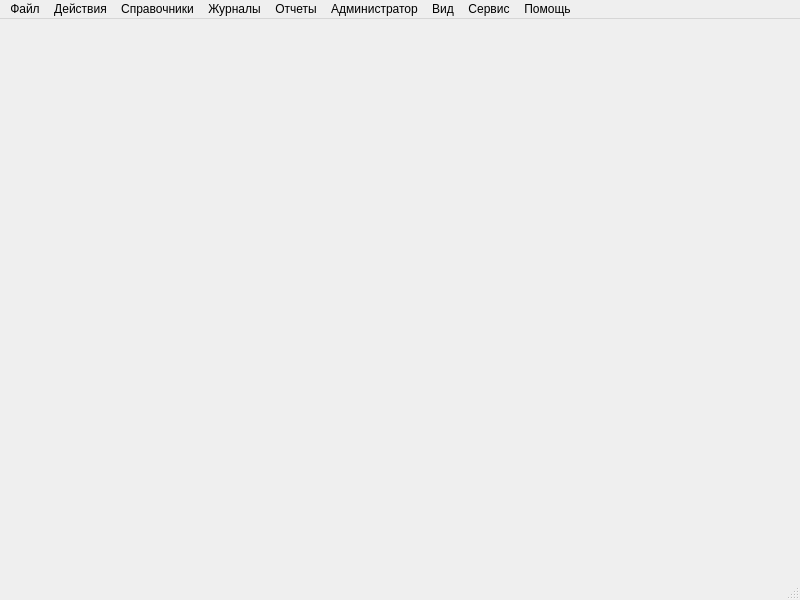
<?xml version="1.0" encoding="UTF-8"?>
<ui version="4.0">
 <class>uiMainWindow_posadmin</class>
 <widget class="QMainWindow" name="uiMainWindow_posadmin">
  <property name="geometry">
   <rect>
    <x>0</x>
    <y>0</y>
    <width>800</width>
    <height>600</height>
   </rect>
  </property>
  <property name="windowTitle">
   <string>MainWindow</string>
  </property>
  <property name="windowIcon">
   <iconset resource="resources.qrc">
    <normaloff>:/icons/icons/icon.ico</normaloff>:/icons/icons/icon.ico</iconset>
  </property>
  <widget class="QWidget" name="centralwidget"/>
  <widget class="QMenuBar" name="menubar">
   <property name="geometry">
    <rect>
     <x>0</x>
     <y>0</y>
     <width>800</width>
     <height>20</height>
    </rect>
   </property>
   <property name="sizePolicy">
    <sizepolicy hsizetype="MinimumExpanding" vsizetype="Maximum">
     <horstretch>0</horstretch>
     <verstretch>50</verstretch>
    </sizepolicy>
   </property>
   <property name="baseSize">
    <size>
     <width>0</width>
     <height>50</height>
    </size>
   </property>
   <widget class="QMenu" name="menuDicts">
    <property name="title">
     <string>Справочники</string>
    </property>
    <property name="Ru" stdset="0">
     <string>Справочники</string>
    </property>
    <property name="En" stdset="0">
     <string>Dictionaries</string>
    </property>
    <addaction name="openPluList"/>
    <addaction name="separator"/>
    <addaction name="openAgentsList"/>
    <addaction name="actFirms"/>
    <addaction name="action_60"/>
    <addaction name="action_61"/>
    <addaction name="action_40"/>
    <addaction name="separator"/>
    <addaction name="actionPrice"/>
    <addaction name="action_5"/>
    <addaction name="separator"/>
    <addaction name="action_9"/>
    <addaction name="action_37"/>
    <addaction name="action_35"/>
    <addaction name="separator"/>
    <addaction name="action_49"/>
   </widget>
   <widget class="QMenu" name="menuRegs">
    <property name="title">
     <string>Журналы</string>
    </property>
    <property name="Ru" stdset="0">
     <string>Журналы</string>
    </property>
    <property name="En" stdset="0">
     <string>Documents</string>
    </property>
    <addaction name="action_26"/>
    <addaction name="action_27"/>
    <addaction name="action_30"/>
    <addaction name="separator"/>
    <addaction name="action_33"/>
    <addaction name="action_8"/>
    <addaction name="separator"/>
    <addaction name="actSaleDocs"/>
    <addaction name="actInDocs"/>
    <addaction name="separator"/>
    <addaction name="action_12"/>
    <addaction name="action_34"/>
    <addaction name="separator"/>
   </widget>
   <widget class="QMenu" name="menuHelp">
    <property name="title">
     <string>Помощь</string>
    </property>
    <property name="Ru" stdset="0">
     <string>Помощь</string>
    </property>
    <property name="En" stdset="0">
     <string>Help</string>
    </property>
    <addaction name="action_11"/>
    <addaction name="action_10"/>
    <addaction name="separator"/>
    <addaction name="action_Chameleon"/>
   </widget>
   <widget class="QMenu" name="menuFile">
    <property name="title">
     <string>Файл</string>
    </property>
    <property name="Ru" stdset="0">
     <string>Файл</string>
    </property>
    <property name="En" stdset="0">
     <string>File</string>
    </property>
    <addaction name="action_exitUser"/>
    <addaction name="separator"/>
    <addaction name="action_exitApp"/>
   </widget>
   <widget class="QMenu" name="menuActions">
    <property name="title">
     <string>Действия</string>
    </property>
    <property name="Ru" stdset="0">
     <string>Действия</string>
    </property>
    <property name="En" stdset="0">
     <string>Actions</string>
    </property>
    <addaction name="actionPrint"/>
    <addaction name="actionPrintPreview"/>
    <addaction name="actionExportExcel"/>
    <addaction name="actionExportHTML"/>
   </widget>
   <widget class="QMenu" name="menuWindow">
    <property name="title">
     <string>Вид</string>
    </property>
    <property name="Ru" stdset="0">
     <string>Вид</string>
    </property>
    <property name="En" stdset="0">
     <string>View</string>
    </property>
    <addaction name="actCloseWindow"/>
    <addaction name="actCloseAllWindows"/>
    <addaction name="actOrderWindow"/>
    <addaction name="separator"/>
    <addaction name="actNextWindow"/>
    <addaction name="actPrevWindow"/>
    <addaction name="separator"/>
   </widget>
   <widget class="QMenu" name="menu_2">
    <property name="title">
     <string>Отчеты</string>
    </property>
    <property name="Ru" stdset="0">
     <string>Отчеты</string>
    </property>
    <property name="En" stdset="0">
     <string>Reports</string>
    </property>
    <addaction name="repStore"/>
    <addaction name="action_64"/>
    <addaction name="action_65"/>
    <addaction name="action_18"/>
    <addaction name="action_67"/>
    <addaction name="separator"/>
    <addaction name="action_31"/>
    <addaction name="action_42"/>
    <addaction name="separator"/>
    <addaction name="checkFlow"/>
    <addaction name="action_73"/>
    <addaction name="retailPluSales"/>
    <addaction name="menuABC"/>
    <addaction name="action_72"/>
    <addaction name="action_52"/>
    <addaction name="action_41"/>
    <addaction name="action_62"/>
    <addaction name="action_63"/>
    <addaction name="action_55"/>
    <addaction name="action_56"/>
    <addaction name="action_58"/>
    <addaction name="action_54"/>
    <addaction name="separator"/>
    <addaction name="action_50"/>
    <addaction name="action_53"/>
    <addaction name="action_57"/>
   </widget>
   <widget class="QMenu" name="menu">
    <property name="title">
     <string>Администратор</string>
    </property>
    <property name="Ru" stdset="0">
     <string>Администратор</string>
    </property>
    <property name="En" stdset="0">
     <string>Administratior</string>
    </property>
    <addaction name="serviceActionFastfood"/>
    <addaction name="serviceActionRestaurant"/>
    <addaction name="action_51"/>
    <addaction name="separator"/>
    <addaction name="action_46"/>
    <addaction name="action_43"/>
    <addaction name="action_17"/>
    <addaction name="separator"/>
    <addaction name="action_44"/>
    <addaction name="action_45"/>
    <addaction name="separator"/>
    <addaction name="action"/>
    <addaction name="action_39"/>
    <addaction name="separator"/>
    <addaction name="action_70"/>
   </widget>
   <widget class="QMenu" name="menu_3">
    <property name="title">
     <string>Сервис</string>
    </property>
    <property name="Ru" stdset="0">
     <string>Сервис</string>
    </property>
    <property name="En" stdset="0">
     <string>Service</string>
    </property>
    <addaction name="action_20"/>
    <addaction name="action_22"/>
    <addaction name="action_24"/>
    <addaction name="separator"/>
    <addaction name="actConfig"/>
    <addaction name="action_36"/>
    <addaction name="action_23"/>
    <addaction name="separator"/>
    <addaction name="actionTest"/>
    <addaction name="actionLog"/>
    <addaction name="action_66"/>
    <addaction name="action_69"/>
    <addaction name="action_68"/>
    <addaction name="action_3"/>
    <addaction name="action_71"/>
   </widget>
   <addaction name="menuFile"/>
   <addaction name="menuActions"/>
   <addaction name="menuDicts"/>
   <addaction name="menuRegs"/>
   <addaction name="menu_2"/>
   <addaction name="menu"/>
   <addaction name="menuWindow"/>
   <addaction name="menu_3"/>
   <addaction name="menuHelp"/>
  </widget>
  <widget class="QStatusBar" name="statusbar"/>
  <action name="openPluList">
   <property name="text">
    <string>Товары</string>
   </property>
   <property name="shortcut">
    <string>Alt+W</string>
   </property>
   <property name="priority">
    <enum>QAction::HighPriority</enum>
   </property>
   <property name="Ru" stdset="0">
    <string>Товары</string>
   </property>
   <property name="En" stdset="0">
    <string>Products</string>
   </property>
   <property name="ui_file" stdset="0">
    <string>/dicts/dictPlu_list.ui</string>
   </property>
  </action>
  <action name="actSaleDocs">
   <property name="text">
    <string>Расходные накладные</string>
   </property>
   <property name="newMdi" stdset="0">
    <string>/admin/docs/doclist_unodoc.ui</string>
   </property>
   <property name="docType" stdset="0">
    <string>5</string>
   </property>
   <property name="Ru" stdset="0">
    <string/>
   </property>
   <property name="En" stdset="0">
    <string/>
   </property>
   <property name="ui_file" stdset="0">
    <string/>
   </property>
  </action>
  <action name="actInDocs">
   <property name="text">
    <string>Приходные накладные</string>
   </property>
   <property name="newMdi" stdset="0">
    <string>/admin/docs/doclist_unodoc.ui</string>
   </property>
   <property name="docType" stdset="0">
    <string>1</string>
   </property>
   <property name="Ru" stdset="0">
    <string/>
   </property>
   <property name="En" stdset="0">
    <string/>
   </property>
   <property name="ui_file" stdset="0">
    <string/>
   </property>
  </action>
  <action name="actCloseWindow">
   <property name="text">
    <string>Закрыть окно</string>
   </property>
   <property name="Ru" stdset="0">
    <string>Закрыть окно1</string>
   </property>
   <property name="En" stdset="0">
    <string>Close window</string>
   </property>
  </action>
  <action name="actCloseAllWindows">
   <property name="text">
    <string>Закрыть все окна</string>
   </property>
   <property name="Ru" stdset="0">
    <string>Закрыть все окна</string>
   </property>
   <property name="En" stdset="0">
    <string>Close all windows</string>
   </property>
  </action>
  <action name="actOrderWindow">
   <property name="text">
    <string>Упорядочить окна</string>
   </property>
   <property name="Ru" stdset="0">
    <string>Упорядочить окна</string>
   </property>
   <property name="En" stdset="0">
    <string>Arrange all windows</string>
   </property>
  </action>
  <action name="actNextWindow">
   <property name="text">
    <string>Следующее</string>
   </property>
   <property name="Ru" stdset="0">
    <string>Следующее окно</string>
   </property>
   <property name="En" stdset="0">
    <string>Next window</string>
   </property>
  </action>
  <action name="actPrevWindow">
   <property name="text">
    <string>Предыдущее</string>
   </property>
   <property name="Ru" stdset="0">
    <string>Предыдущее окно</string>
   </property>
   <property name="En" stdset="0">
    <string>Previous window</string>
   </property>
  </action>
  <action name="openAgentsList">
   <property name="text">
    <string>Контрагенты</string>
   </property>
   <property name="shortcut">
    <string>Alt+A</string>
   </property>
   <property name="Ru" stdset="0">
    <string>Контрагенты</string>
   </property>
   <property name="En" stdset="0">
    <string>Agents</string>
   </property>
   <property name="ui_file" stdset="0">
    <string>/dicts/dictAgents_list.ui</string>
   </property>
  </action>
  <action name="action_4">
   <property name="text">
    <string>Единицы измерения</string>
   </property>
   <property name="newMdi" stdset="0">
    <string>/admin/units.ui</string>
   </property>
  </action>
  <action name="action_5">
   <property name="enabled">
    <bool>false</bool>
   </property>
   <property name="text">
    <string>Валюты</string>
   </property>
   <property name="Hidden" stdset="0">
    <bool>true</bool>
   </property>
  </action>
  <action name="action_6">
   <property name="text">
    <string>Места хранения</string>
   </property>
  </action>
  <action name="actionPrice">
   <property name="enabled">
    <bool>true</bool>
   </property>
   <property name="text">
    <string>Прайс-листы</string>
   </property>
   <property name="shortcut">
    <string>Alt+P</string>
   </property>
   <property name="dict" stdset="0">
    <string>dictPrice</string>
   </property>
   <property name="dictName" stdset="0">
    <string>Прайс-листы</string>
   </property>
   <property name="filter" stdset="0">
    <string>ifRetail=true</string>
   </property>
   <property name="Ru" stdset="0">
    <string>Прайс-листы</string>
   </property>
   <property name="En" stdset="0">
    <string>Prices</string>
   </property>
   <property name="ui_file" stdset="0">
    <string>/dicts/dictPrice.ui</string>
   </property>
   <property name="onClick" stdset="0">
    <string>debug(&quot;aaa&quot;);</string>
   </property>
  </action>
  <action name="action_9">
   <property name="enabled">
    <bool>false</bool>
   </property>
   <property name="text">
    <string>Меню</string>
   </property>
   <property name="Hidden" stdset="0">
    <bool>true</bool>
   </property>
  </action>
  <action name="action_Chameleon">
   <property name="text">
    <string>О программе Chameleon</string>
   </property>
   <property name="newMdi" stdset="0">
    <string>/admin/about.ui</string>
   </property>
  </action>
  <action name="action_10">
   <property name="text">
    <string>Помощь бухгалтерия</string>
   </property>
   <property name="Hidden" stdset="0">
    <bool>true</bool>
   </property>
  </action>
  <action name="action_11">
   <property name="text">
    <string>Помощь фронт-офис</string>
   </property>
   <property name="Hidden" stdset="0">
    <bool>true</bool>
   </property>
  </action>
  <action name="action_13">
   <property name="text">
    <string>Перемещения</string>
   </property>
  </action>
  <action name="action_14">
   <property name="text">
    <string>Банковская выписка</string>
   </property>
  </action>
  <action name="serviceActionTest">
   <property name="text">
    <string>test</string>
   </property>
   <property name="shortcut">
    <string>Alt+T</string>
   </property>
   <property name="newMdi" stdset="0">
    <string>/admin/test.ui</string>
   </property>
  </action>
  <action name="actConfig">
   <property name="text">
    <string>Конфигурация</string>
   </property>
   <property name="newMdi" stdset="0">
    <string>/admin/config.ui</string>
   </property>
   <property name="Hidden" stdset="0">
    <bool>true</bool>
   </property>
  </action>
  <action name="serviceActionRestaurant">
   <property name="enabled">
    <bool>true</bool>
   </property>
   <property name="text">
    <string>Ресторан</string>
   </property>
   <property name="shortcut">
    <string>Alt+R</string>
   </property>
   <property name="newMdi" stdset="0">
    <string>/restaurant/restaurant.ui</string>
   </property>
   <property name="Hidden" stdset="0">
    <bool>true</bool>
   </property>
   <property name="ui_file" stdset="0">
    <string/>
   </property>
   <property name="Ru" stdset="0">
    <string/>
   </property>
   <property name="En" stdset="0">
    <string/>
   </property>
  </action>
  <action name="actFirms">
   <property name="text">
    <string>Фирмы</string>
   </property>
   <property name="dictName" stdset="0">
    <string/>
   </property>
   <property name="dict" stdset="0">
    <string>dictFirms</string>
   </property>
   <property name="Ru" stdset="0">
    <string>Фирмы</string>
   </property>
   <property name="En" stdset="0">
    <string>Companies</string>
   </property>
   <property name="ui_file" stdset="0">
    <string>/dicts/dictFirms_list.ui</string>
   </property>
  </action>
  <action name="repStore">
   <property name="text">
    <string>Остатки товаров на складе</string>
   </property>
   <property name="newMdi" stdset="0">
    <string/>
   </property>
   <property name="iconfile" stdset="0">
    <string>/reports/rep_store.ui</string>
   </property>
   <property name="Ru" stdset="0">
    <string>Остаток товаров на складе</string>
   </property>
   <property name="En" stdset="0">
    <string>Stock balance</string>
   </property>
   <property name="ui_file" stdset="0">
    <string>/reports/rep_store.ui</string>
   </property>
  </action>
  <action name="action_exitApp">
   <property name="checkable">
    <bool>false</bool>
   </property>
   <property name="text">
    <string>Выход</string>
   </property>
   <property name="Ru" stdset="0">
    <string>Выход</string>
   </property>
   <property name="En" stdset="0">
    <string>Exit</string>
   </property>
   <property name="ui_file" stdset="0">
    <string>exit.ui</string>
   </property>
   <property name="System" stdset="0">
    <bool>true</bool>
   </property>
  </action>
  <action name="serviceActionFastfood">
   <property name="enabled">
    <bool>true</bool>
   </property>
   <property name="text">
    <string>Фастфуд</string>
   </property>
   <property name="shortcut">
    <string>Alt+F</string>
   </property>
   <property name="newMdi" stdset="0">
    <string>/fastfood/fastfood.ui</string>
   </property>
   <property name="Hidden" stdset="0">
    <bool>false</bool>
   </property>
   <property name="ui_file" stdset="0">
    <string/>
   </property>
   <property name="Ru" stdset="0">
    <string/>
   </property>
   <property name="En" stdset="0">
    <string/>
   </property>
  </action>
  <action name="action_7">
   <property name="text">
    <string>Розничные продажи</string>
   </property>
  </action>
  <action name="action_12">
   <property name="text">
    <string>Розничные продажи</string>
   </property>
   <property name="newMdi" stdset="0">
    <string>/admin/docs/doclist_retail.ui</string>
   </property>
   <property name="docType" stdset="0">
    <string>4</string>
   </property>
   <property name="Ru" stdset="0">
    <string>Розничные продажи</string>
   </property>
   <property name="En" stdset="0">
    <string>Retail sales</string>
   </property>
   <property name="ui_file" stdset="0">
    <string>/docs/doclist_agent.ui</string>
   </property>
  </action>
  <action name="action_8">
   <property name="text">
    <string>Платежные документы</string>
   </property>
   <property name="newMdi" stdset="0">
    <string>/admin/docs/doclist_pay.ui</string>
   </property>
   <property name="docType" stdset="0">
    <string>0</string>
   </property>
   <property name="Ru" stdset="0">
    <string/>
   </property>
   <property name="En" stdset="0">
    <string/>
   </property>
   <property name="ui_file" stdset="0">
    <string/>
   </property>
  </action>
  <action name="action_15">
   <property name="text">
    <string>Группы товаров в продаже</string>
   </property>
   <property name="newMdi" stdset="0">
    <string>/admin_pos/plugroupsinsale.ui</string>
   </property>
  </action>
  <action name="action_17">
   <property name="enabled">
    <bool>true</bool>
   </property>
   <property name="text">
    <string>Причины отказа от заказа</string>
   </property>
   <property name="dict" stdset="0">
    <string>dictSubkonto</string>
   </property>
   <property name="dictName" stdset="0">
    <string/>
   </property>
   <property name="filter" stdset="0">
    <string>iddoctype='10'</string>
   </property>
   <property name="ui_file" stdset="0">
    <string>/dicts/dictEdit.ui</string>
   </property>
   <property name="Ru" stdset="0">
    <string>Причины возврата заказа</string>
   </property>
   <property name="En" stdset="0">
    <string>Purchase return reasons</string>
   </property>
  </action>
  <action name="action_18">
   <property name="text">
    <string>Движение товара по складу</string>
   </property>
   <property name="newMdi" stdset="0">
    <string>/admin/reports/rep_plumove.ui</string>
   </property>
   <property name="Ru" stdset="0">
    <string/>
   </property>
   <property name="En" stdset="0">
    <string/>
   </property>
   <property name="ui_file" stdset="0">
    <string/>
   </property>
  </action>
  <action name="action_19">
   <property name="text">
    <string>Движение товара</string>
   </property>
  </action>
  <action name="action_16">
   <property name="text">
    <string>Подсчет остатков</string>
   </property>
  </action>
  <action name="action_20">
   <property name="text">
    <string>Расчет итогов</string>
   </property>
   <property name="newMdi" stdset="0">
    <string>/admin/calcresults.ui</string>
   </property>
   <property name="ui_file" stdset="0">
    <string/>
   </property>
  </action>
  <action name="action_21">
   <property name="text">
    <string>Расшифровка движения товара</string>
   </property>
   <property name="newMdi" stdset="0">
    <string>/admin/reports/rep_plumove_wide.ui</string>
   </property>
  </action>
  <action name="action_22">
   <property name="text">
    <string>Закрыть период</string>
   </property>
   <property name="newMdi" stdset="0">
    <string>/admin/closeperiod.ui</string>
   </property>
   <property name="Hidden" stdset="0">
    <bool>true</bool>
   </property>
  </action>
  <action name="action_23">
   <property name="text">
    <string>Обслуживание Базы Данных</string>
   </property>
   <property name="newMdi" stdset="0">
    <string>/admin/dbservice.ui</string>
   </property>
  </action>
  <action name="action_24">
   <property name="text">
    <string>Открыть период</string>
   </property>
   <property name="newMdi" stdset="0">
    <string>/admin/periods.ui</string>
   </property>
   <property name="Hidden" stdset="0">
    <bool>true</bool>
   </property>
  </action>
  <action name="action_25">
   <property name="text">
    <string>Взаиморасчеты с клиентом</string>
   </property>
   <property name="newMdi" stdset="0">
    <string>/admin/reports/rep_agentmove.ui</string>
   </property>
  </action>
  <action name="action_28">
   <property name="text">
    <string>Счета-факутры</string>
   </property>
   <property name="newMdi" stdset="0">
    <string>/admin/docs/doclist_unodoc.ui</string>
   </property>
   <property name="docType" stdset="0">
    <string>15</string>
   </property>
  </action>
  <action name="action_29">
   <property name="text">
    <string>Ввод остатков</string>
   </property>
  </action>
  <action name="action_30">
   <property name="text">
    <string>Складские документы</string>
   </property>
   <property name="newMdi" stdset="0">
    <string>/admin/docs/doclist_store.ui</string>
   </property>
   <property name="docType" stdset="0">
    <string>3</string>
   </property>
   <property name="Ru" stdset="0">
    <string/>
   </property>
   <property name="En" stdset="0">
    <string/>
   </property>
   <property name="ui_file" stdset="0">
    <string/>
   </property>
  </action>
  <action name="action_26">
   <property name="text">
    <string>Документы поставщиков</string>
   </property>
   <property name="docType" stdset="0">
    <string>2</string>
   </property>
   <property name="ui_file" stdset="0">
    <string>/docs/doclist_agent.ui</string>
   </property>
   <property name="Ru" stdset="0">
    <string>Документы поставщиков</string>
   </property>
   <property name="En" stdset="0">
    <string>Supplier documents</string>
   </property>
  </action>
  <action name="action_27">
   <property name="text">
    <string>Документы покупателей</string>
   </property>
   <property name="newMdi" stdset="0">
    <string>/admin/docs/doclist_agent.ui</string>
   </property>
   <property name="docType" stdset="0">
    <string>1</string>
   </property>
   <property name="Hidden" stdset="0">
    <bool>true</bool>
   </property>
   <property name="Ru" stdset="0">
    <string/>
   </property>
   <property name="En" stdset="0">
    <string/>
   </property>
   <property name="ui_file" stdset="0">
    <string/>
   </property>
  </action>
  <action name="action_31">
   <property name="text">
    <string>Дебиторская задолженность</string>
   </property>
   <property name="Ru" stdset="0">
    <string>Баланс взаиморасчетов</string>
   </property>
   <property name="En" stdset="0">
    <string>Settlements balance</string>
   </property>
   <property name="ui_file" stdset="0">
    <string>/reports/rep_deb.ui</string>
   </property>
  </action>
  <action name="action_32">
   <property name="text">
    <string>Администрирование</string>
   </property>
   <property name="newMdi" stdset="0">
    <string>/admin/admin.ui</string>
   </property>
  </action>
  <action name="action_33">
   <property name="text">
    <string>Работа со складом</string>
   </property>
   <property name="newMdi" stdset="0">
    <string>/admin/docs/doclist_paydocs.ui</string>
   </property>
   <property name="docType" stdset="0">
    <string>5</string>
   </property>
   <property name="Hidden" stdset="0">
    <bool>false</bool>
   </property>
   <property name="Ru" stdset="0">
    <string/>
   </property>
   <property name="En" stdset="0">
    <string/>
   </property>
   <property name="ui_file" stdset="0">
    <string/>
   </property>
  </action>
  <action name="action_34">
   <property name="text">
    <string>Производственные документы</string>
   </property>
   <property name="Hidden" stdset="0">
    <bool>false</bool>
   </property>
   <property name="Ru" stdset="0">
    <string/>
   </property>
   <property name="En" stdset="0">
    <string/>
   </property>
   <property name="ui_file" stdset="0">
    <string/>
   </property>
  </action>
  <action name="action_35">
   <property name="text">
    <string>Конфигурация залов</string>
   </property>
   <property name="newMdi" stdset="0">
    <string>/restaurant/mapedit.ui</string>
   </property>
   <property name="Hidden" stdset="0">
    <bool>true</bool>
   </property>
  </action>
  <action name="action_37">
   <property name="text">
    <string>Залы</string>
   </property>
   <property name="newMdi" stdset="0">
    <string>/restaurant/hallslist.ui</string>
   </property>
   <property name="Hidden" stdset="0">
    <bool>true</bool>
   </property>
  </action>
  <action name="action_36">
   <property name="text">
    <string>Пользователи</string>
   </property>
   <property name="newMdi" stdset="0">
    <string>/admin/dictEdit.ui</string>
   </property>
   <property name="dict" stdset="0">
    <string>dictUsers</string>
   </property>
   <property name="dictName" stdset="0">
    <string>Пользователи</string>
   </property>
  </action>
  <action name="action_2">
   <property name="enabled">
    <bool>false</bool>
   </property>
   <property name="text">
    <string>Розничная торговля</string>
   </property>
  </action>
  <action name="action">
   <property name="text">
    <string>Дисконтная система</string>
   </property>
   <property name="ui_file" stdset="0">
    <string>/pos/discount.ui</string>
   </property>
   <property name="Ru" stdset="0">
    <string>Дисконтная система</string>
   </property>
   <property name="En" stdset="0">
    <string>Discounts</string>
   </property>
  </action>
  <action name="action_39">
   <property name="text">
    <string>Бонусная система</string>
   </property>
   <property name="Visible" stdset="0">
    <bool>true</bool>
   </property>
   <property name="ui_file" stdset="0">
    <string>/pos/bonus.ui</string>
   </property>
   <property name="Ru" stdset="0">
    <string>Бонусная система</string>
   </property>
   <property name="En" stdset="0">
    <string>Bonuses</string>
   </property>
  </action>
  <action name="action_38">
   <property name="text">
    <string>Возвраты товара</string>
   </property>
   <property name="newMdi" stdset="0">
    <string>/admin/docs/doclist_unodoc.ui</string>
   </property>
   <property name="docType" stdset="0">
    <string>10</string>
   </property>
  </action>
  <action name="action_40">
   <property name="text">
    <string>Субконто документов</string>
   </property>
   <property name="Hidden" stdset="0">
    <bool>false</bool>
   </property>
   <property name="Ru" stdset="0">
    <string>Назначения документов</string>
   </property>
   <property name="En" stdset="0">
    <string>Documents purposes</string>
   </property>
   <property name="ui_file" stdset="0">
    <string>/dicts/dictSubkonto.ui</string>
   </property>
   <property name="filter" stdset="0">
    <string>ifDeleted=0 AND ifRetail=1</string>
   </property>
  </action>
  <action name="actionExportExcel">
   <property name="enabled">
    <bool>false</bool>
   </property>
   <property name="text">
    <string>Экспорт в Excel</string>
   </property>
   <property name="execFormScript" stdset="0">
    <string>Export(&quot;xls&quot;);</string>
   </property>
   <property name="System" stdset="0">
    <bool>true</bool>
   </property>
  </action>
  <action name="actionPrint">
   <property name="enabled">
    <bool>false</bool>
   </property>
   <property name="text">
    <string>Печать</string>
   </property>
   <property name="shortcut">
    <string>Ctrl+P</string>
   </property>
   <property name="execFormScript" stdset="0">
    <string>print();</string>
   </property>
   <property name="Ru" stdset="0">
    <string>Печать</string>
   </property>
   <property name="En" stdset="0">
    <string>Print</string>
   </property>
   <property name="System" stdset="0">
    <bool>true</bool>
   </property>
  </action>
  <action name="actionPrintPreview">
   <property name="enabled">
    <bool>false</bool>
   </property>
   <property name="text">
    <string>Предпросмотр печати</string>
   </property>
   <property name="execFormScript" stdset="0">
    <string>printpreview();</string>
   </property>
   <property name="Ru" stdset="0">
    <string>Предпросмотр печати</string>
   </property>
   <property name="En" stdset="0">
    <string>Print preview</string>
   </property>
   <property name="System" stdset="0">
    <bool>true</bool>
   </property>
  </action>
  <action name="actionExportHTML">
   <property name="enabled">
    <bool>false</bool>
   </property>
   <property name="text">
    <string>Экспорт в HTML</string>
   </property>
   <property name="execFormScript" stdset="0">
    <string>Export(&quot;html&quot;);</string>
   </property>
   <property name="System" stdset="0">
    <bool>true</bool>
   </property>
  </action>
  <action name="actionTest">
   <property name="text">
    <string>test</string>
   </property>
   <property name="newMdi" stdset="0">
    <string>/admin/test.ui</string>
   </property>
   <property name="Hidden" stdset="0">
    <bool>false</bool>
   </property>
  </action>
  <action name="action_41">
   <property name="text">
    <string>Сводный по операциям</string>
   </property>
   <property name="newMdi" stdset="0">
    <string>/admin/reports/rep_documents.ui</string>
   </property>
   <property name="Ru" stdset="0">
    <string/>
   </property>
   <property name="En" stdset="0">
    <string/>
   </property>
   <property name="ui_file" stdset="0">
    <string/>
   </property>
  </action>
  <action name="action_42">
   <property name="text">
    <string>Анализ задолженности</string>
   </property>
   <property name="Ru" stdset="0">
    <string>Анализ задолженности</string>
   </property>
   <property name="En" stdset="0">
    <string>Debt analysis</string>
   </property>
   <property name="ui_file" stdset="0">
    <string>/reports/rep_debdecode.ui</string>
   </property>
  </action>
  <action name="action_46">
   <property name="text">
    <string>Модификаторы</string>
   </property>
   <property name="ui_file" stdset="0">
    <string>/pos/modificators.ui</string>
   </property>
   <property name="Ru" stdset="0">
    <string>Модификаторы</string>
   </property>
   <property name="En" stdset="0">
    <string>Modifiers</string>
   </property>
  </action>
  <action name="action_43">
   <property name="text">
    <string>Примечания</string>
   </property>
   <property name="ui_file" stdset="0">
    <string>/pos/descriptions.ui</string>
   </property>
   <property name="Ru" stdset="0">
    <string>Примечания</string>
   </property>
   <property name="En" stdset="0">
    <string>Descriptions</string>
   </property>
  </action>
  <action name="action_44">
   <property name="text">
    <string>Наборы ингридиентов</string>
   </property>
   <property name="ui_file" stdset="0">
    <string>/pos/ingridients.ui</string>
   </property>
   <property name="Ru" stdset="0">
    <string>Наборы ингридиентов</string>
   </property>
   <property name="En" stdset="0">
    <string>Ingridient kits</string>
   </property>
  </action>
  <action name="action_45">
   <property name="text">
    <string>Бесплатные ингридиенты</string>
   </property>
   <property name="ui_file" stdset="0">
    <string>/pos/free_ingridients.ui</string>
   </property>
   <property name="Ru" stdset="0">
    <string>Бесплатные ингридиенты</string>
   </property>
   <property name="En" stdset="0">
    <string>Free ingridients</string>
   </property>
  </action>
  <action name="action_47">
   <property name="text">
    <string>Визуализация ингридинетов</string>
   </property>
   <property name="newMdi" stdset="0">
    <string>/admin_pos/ingridients_groups.ui</string>
   </property>
  </action>
  <action name="action_49">
   <property name="text">
    <string>Гарантиные листы</string>
   </property>
   <property name="newMdi" stdset="0">
    <string>/admin/guarantee_search.ui</string>
   </property>
   <property name="Hidden" stdset="0">
    <bool>true</bool>
   </property>
  </action>
  <action name="actionLog">
   <property name="text">
    <string>LOG документов</string>
   </property>
   <property name="shortcut">
    <string>Ctrl+Alt+Shift+L</string>
   </property>
   <property name="Hidden" stdset="0">
    <bool>false</bool>
   </property>
   <property name="newMdi" stdset="0">
    <string>/admin/changeslog.ui</string>
   </property>
  </action>
  <action name="action_50">
   <property name="text">
    <string>Анализ себестоимостей</string>
   </property>
   <property name="newMdi" stdset="0">
    <string>/admin/reports/rep_costanal.ui</string>
   </property>
   <property name="Ru" stdset="0">
    <string/>
   </property>
   <property name="En" stdset="0">
    <string/>
   </property>
   <property name="ui_file" stdset="0">
    <string/>
   </property>
  </action>
  <action name="action_48">
   <property name="text">
    <string>Меню - изменение цен</string>
   </property>
   <property name="newMdi" stdset="0">
    <string>/admin_pos/menusprices.ui</string>
   </property>
  </action>
  <action name="action_51">
   <property name="text">
    <string>Редактор меню</string>
   </property>
   <property name="Hidden" stdset="0">
    <bool>false</bool>
   </property>
   <property name="ui_file" stdset="0">
    <string>/pos/menueditor.ui</string>
   </property>
   <property name="Ru" stdset="0">
    <string>Редактор меню</string>
   </property>
   <property name="En" stdset="0">
    <string>Menu editor</string>
   </property>
  </action>
  <action name="action_53">
   <property name="enabled">
    <bool>false</bool>
   </property>
   <property name="text">
    <string>Средняя цена закупки</string>
   </property>
   <property name="Ru" stdset="0">
    <string/>
   </property>
   <property name="En" stdset="0">
    <string/>
   </property>
   <property name="ui_file" stdset="0">
    <string/>
   </property>
  </action>
  <action name="action_54">
   <property name="enabled">
    <bool>false</bool>
   </property>
   <property name="text">
    <string>Торговый баланс</string>
   </property>
   <property name="Ru" stdset="0">
    <string/>
   </property>
   <property name="En" stdset="0">
    <string/>
   </property>
   <property name="ui_file" stdset="0">
    <string/>
   </property>
  </action>
  <action name="action_55">
   <property name="enabled">
    <bool>false</bool>
   </property>
   <property name="text">
    <string>Анализ прибыли</string>
   </property>
   <property name="Ru" stdset="0">
    <string/>
   </property>
   <property name="En" stdset="0">
    <string/>
   </property>
   <property name="ui_file" stdset="0">
    <string/>
   </property>
  </action>
  <action name="action_56">
   <property name="enabled">
    <bool>false</bool>
   </property>
   <property name="text">
    <string>Анализ расходов</string>
   </property>
   <property name="Ru" stdset="0">
    <string/>
   </property>
   <property name="En" stdset="0">
    <string/>
   </property>
   <property name="ui_file" stdset="0">
    <string/>
   </property>
  </action>
  <action name="action_57">
   <property name="enabled">
    <bool>false</bool>
   </property>
   <property name="text">
    <string>Списания продукции</string>
   </property>
   <property name="Ru" stdset="0">
    <string/>
   </property>
   <property name="En" stdset="0">
    <string/>
   </property>
   <property name="ui_file" stdset="0">
    <string/>
   </property>
  </action>
  <action name="action_58">
   <property name="enabled">
    <bool>true</bool>
   </property>
   <property name="text">
    <string>Финансовый отчет</string>
   </property>
   <property name="newMdi" stdset="0">
    <string>/admin/reports/rep_finance.ui</string>
   </property>
   <property name="Ru" stdset="0">
    <string/>
   </property>
   <property name="En" stdset="0">
    <string/>
   </property>
   <property name="ui_file" stdset="0">
    <string/>
   </property>
  </action>
  <action name="action_60">
   <property name="text">
    <string>Рассчетные счета</string>
   </property>
   <property name="dictName" stdset="0">
    <string>Расчетные счета</string>
   </property>
   <property name="dict" stdset="0">
    <string>dictAccounts</string>
   </property>
   <property name="filter" stdset="0">
    <string>idFirm=%local_defFirm%</string>
   </property>
   <property name="Ru" stdset="0">
    <string>Рассчетные счета</string>
   </property>
   <property name="En" stdset="0">
    <string>Accounts</string>
   </property>
   <property name="ui_file" stdset="0">
    <string>/dicts/dictEdit.ui - не используется</string>
   </property>
   <property name="Hidden" stdset="0">
    <bool>true</bool>
   </property>
  </action>
  <action name="action_61">
   <property name="text">
    <string>Места хранения</string>
   </property>
   <property name="dictName" stdset="0">
    <string>Места хранения</string>
   </property>
   <property name="dict" stdset="0">
    <string>dictStores</string>
   </property>
   <property name="filter" stdset="0">
    <string>idFirm=%local_defFirm%</string>
   </property>
   <property name="Ru" stdset="0">
    <string>Места хранения</string>
   </property>
   <property name="En" stdset="0">
    <string>Storages</string>
   </property>
   <property name="ui_file" stdset="0">
    <string>/dicts/dictEdit.ui - не используется</string>
   </property>
   <property name="Hidden" stdset="0">
    <bool>true</bool>
   </property>
  </action>
  <action name="action_52">
   <property name="text">
    <string>Отчет о продажах</string>
   </property>
   <property name="iconText">
    <string>Отчет о ро продажах</string>
   </property>
   <property name="Ru" stdset="0">
    <string>Отчет о продажах</string>
   </property>
   <property name="En" stdset="0">
    <string>Sales report</string>
   </property>
   <property name="ui_file" stdset="0">
    <string>/reports/rep_sales.ui</string>
   </property>
   <property name="Hidden" stdset="0">
    <bool>true</bool>
   </property>
  </action>
  <action name="action_59">
   <property name="text">
    <string>Прайс-лист</string>
   </property>
   <property name="Hidden" stdset="0">
    <bool>false</bool>
   </property>
   <property name="ui_file" stdset="0">
    <string>/dicts/dictPrice_edit.ui</string>
   </property>
  </action>
  <action name="action_62">
   <property name="text">
    <string>Остатки денежных средств</string>
   </property>
   <property name="newMdi" stdset="0">
    <string>/admin/reports/rep_accounts.ui</string>
   </property>
   <property name="Ru" stdset="0">
    <string/>
   </property>
   <property name="En" stdset="0">
    <string/>
   </property>
   <property name="ui_file" stdset="0">
    <string/>
   </property>
  </action>
  <action name="action_63">
   <property name="text">
    <string>Движение денежных средств</string>
   </property>
   <property name="newMdi" stdset="0">
    <string>/admin/reports/rep_payments.ui</string>
   </property>
   <property name="Ru" stdset="0">
    <string/>
   </property>
   <property name="En" stdset="0">
    <string/>
   </property>
   <property name="ui_file" stdset="0">
    <string/>
   </property>
  </action>
  <action name="action_64">
   <property name="text">
    <string>Товарные документы</string>
   </property>
   <property name="newMdi" stdset="0">
    <string>/admin/reports/rep_pludocs.ui</string>
   </property>
   <property name="Ru" stdset="0">
    <string/>
   </property>
   <property name="En" stdset="0">
    <string/>
   </property>
   <property name="ui_file" stdset="0">
    <string/>
   </property>
  </action>
  <action name="action_65">
   <property name="text">
    <string>Товарная ведомость</string>
   </property>
   <property name="newMdi" stdset="0">
    <string>/admin/reports/rep_plustatements.ui</string>
   </property>
   <property name="Hidden" stdset="0">
    <bool>false</bool>
   </property>
   <property name="Ru" stdset="0">
    <string/>
   </property>
   <property name="En" stdset="0">
    <string/>
   </property>
   <property name="ui_file" stdset="0">
    <string/>
   </property>
  </action>
  <action name="action_66">
   <property name="text">
    <string>Настройки</string>
   </property>
   <property name="newMdi" stdset="0">
    <string>/admin/config.ui</string>
   </property>
  </action>
  <action name="action_67">
   <property name="text">
    <string>Партии товаров</string>
   </property>
   <property name="newMdi" stdset="0">
    <string>/admin/reports/rep_pluparties.ui</string>
   </property>
   <property name="Ru" stdset="0">
    <string/>
   </property>
   <property name="En" stdset="0">
    <string/>
   </property>
   <property name="ui_file" stdset="0">
    <string/>
   </property>
  </action>
  <action name="action_68">
   <property name="text">
    <string>Экспорт справочников</string>
   </property>
   <property name="newMdi" stdset="0">
    <string>/admin/export.ui</string>
   </property>
  </action>
  <action name="action_69">
   <property name="text">
    <string>Синхронизация справочников</string>
   </property>
   <property name="newMdi" stdset="0">
    <string>/admin/sync.ui</string>
   </property>
  </action>
  <action name="action_70">
   <property name="text">
    <string>Места приготовления</string>
   </property>
   <property name="ui_file" stdset="0">
    <string>/pos/kitchens.ui</string>
   </property>
   <property name="Ru" stdset="0">
    <string>Места приготовления</string>
   </property>
   <property name="En" stdset="0">
    <string>Cooking locations</string>
   </property>
  </action>
  <action name="action_exitUser">
   <property name="text">
    <string>Сменить базу данных</string>
   </property>
   <property name="onClick" stdset="0">
    <string>var mdiArea=AApp.findChild(&quot;mdiArea&quot;); 
mdiArea.closeAllSubWindows();  

AApp.setLocalSetting(&quot;activeLocation&quot;, &quot;&quot;);
AApp.setLocalSetting(&quot;activeLocationName&quot;, &quot;&quot;);

AApp.updateMainWindowTitle();

AApp.mdiModeLogin();</string>
   </property>
   <property name="Ru" stdset="0">
    <string>Сменить базу данных</string>
   </property>
   <property name="En" stdset="0">
    <string>Logout</string>
   </property>
   <property name="ui_file" stdset="0">
    <string/>
   </property>
   <property name="System" stdset="0">
    <bool>true</bool>
   </property>
  </action>
  <action name="action_3">
   <property name="text">
    <string>Вывести отладочную инф.</string>
   </property>
   <property name="shortcut">
    <string>Ctrl+Alt+P</string>
   </property>
   <property name="onClick" stdset="0">
    <string>ADatabase.DebugCurrentStateOfNetworkConnections();</string>
   </property>
   <property name="System" stdset="0">
    <bool>true</bool>
   </property>
  </action>
  <action name="checkFlow">
   <property name="text">
    <string>Поток чеков</string>
   </property>
   <property name="Ru" stdset="0">
    <string>Поток чеков</string>
   </property>
   <property name="En" stdset="0">
    <string>Check flow</string>
   </property>
   <property name="ui_file" stdset="0">
    <string>/reports/rep_checkflow.ui</string>
   </property>
  </action>
  <action name="menuABC">
   <property name="text">
    <string>ABC анализ меню</string>
   </property>
   <property name="Ru" stdset="0">
    <string>ABC анализ меню</string>
   </property>
   <property name="En" stdset="0">
    <string>ABC menu analysis</string>
   </property>
   <property name="ui_file" stdset="0">
    <string>/reports/rep_sales_abc_analisys.ui</string>
   </property>
   <property name="iconFile" stdset="0">
    <string/>
   </property>
   <property name="filter" stdset="0">
    <string>9</string>
   </property>
  </action>
  <action name="retailPluSales">
   <property name="text">
    <string>Розничные продажи</string>
   </property>
   <property name="Ru" stdset="0">
    <string>Отчет о розничных продажах</string>
   </property>
   <property name="En" stdset="0">
    <string>Retail sales report</string>
   </property>
   <property name="ui_file" stdset="0">
    <string>/reports/rep_sales.ui</string>
   </property>
   <property name="filter" stdset="0">
    <string>9</string>
   </property>
  </action>
  <action name="action_71">
   <property name="text">
    <string>Тестовое окно</string>
   </property>
   <property name="shortcut">
    <string>Ctrl+Alt+O</string>
   </property>
   <property name="onClick" stdset="0">
    <string/>
   </property>
   <property name="System" stdset="0">
    <bool>true</bool>
   </property>
   <property name="ui_file" stdset="0">
    <string>test_treeview.ui</string>
   </property>
  </action>
  <action name="action_72">
   <property name="text">
    <string>Анализ Что-Если</string>
   </property>
   <property name="Ru" stdset="0">
    <string>Анализ ЧТО ЕСЛИ?</string>
   </property>
   <property name="En" stdset="0">
    <string>What IF report</string>
   </property>
   <property name="ui_file" stdset="0">
    <string>/reports/rep_sales_WHATIF.ui</string>
   </property>
  </action>
  <action name="action_73">
   <property name="text">
    <string>Сводный по дням</string>
   </property>
   <property name="Ru" stdset="0">
    <string>Сводный по дням</string>
   </property>
   <property name="En" stdset="0">
    <string>Days totals</string>
   </property>
   <property name="ui_file" stdset="0">
    <string>/reports/rep_days.ui</string>
   </property>
  </action>
 </widget>
 <resources>
  <include location="resources.qrc"/>
 </resources>
 <connections/>
</ui>
